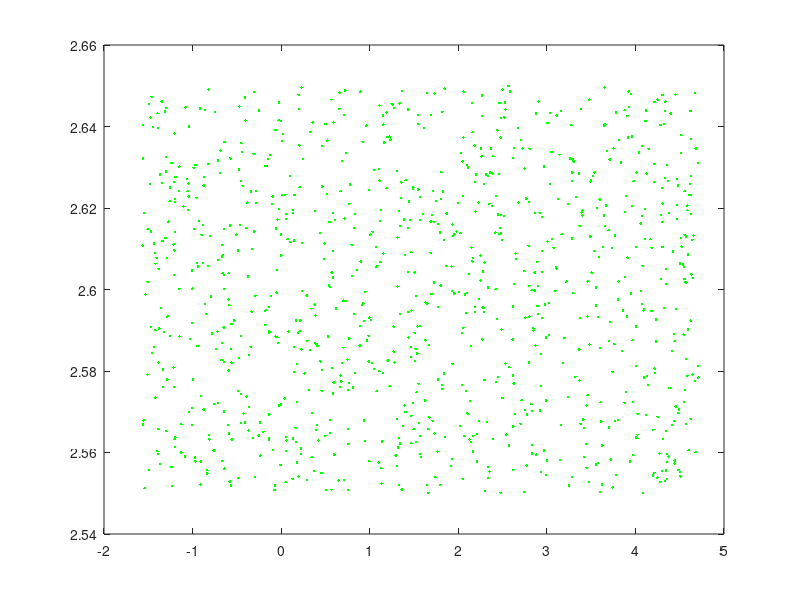

The MATLAB source for this figure: (Note: this script raises an error after producing the figure.)
% oscillator.m, low-gain FEL oscillator, V. Ziemann, 240829 
clear; close all; tic
addpath /home/ziemann/matlab/elliptic    % needed for elliptic12
mirror_losses=0.01;              % 0.01=1% extracted
a0=1e-8; phi=0; a=a0*exp(1i*phi);% initial amplitude and phase of laser
jcurr=1;                         % scaled current from Equation 10.32
x0=[pi/2,2.6]; dx=[2*pi,0.1];    % center and spread of distribution
N=1000;                          % number of particles
Omegas=sqrt(a0);                 % synchrotron frequency
axis_scale=[-pi/2,3*pi/2,-17,17];
figure('Name','FEL phase space')
ypos=0.95*axis_scale(3)+0.05*axis_scale(4); % where to place text
zeta=-pi/2:0.01:3*pi/2; separatrix=2*Omegas*cos(0.5*(zeta-pi/2+phi));
nstep=5; dt=1/nstep; tau=(1:nstep)/nstep; % steps along the undulator
Nrep=100;
data=zeros(Nrep,4);
for rep=1:Nrep
  hold off
  a00=abs(a);
  x1(:,1)=x0(1)+(rand(N,1)-0.5)*dx(1); % initial distribution
  x1(:,2)=x0(2)+(rand(N,1)-0.5)*dx(2); 
  plot(x1(:,1),x1(:,2),'g.')
  if (rep==1), dx0=dx(2); rms0=std(x1(:,2)); end
  hold on; % draw new image 
  for m=1:nstep      % one pass through the undulator
    Omegas=sqrt(abs(a)); phi=angle(a);   % needed for electron dynamics
    parfor k=1:N                         % update electron phase space
      x1(k,:)=pendulumtracker2_phase(x1(k,:),Omegas,phi,dt);
    end
    bf=sum(exp(-1i*x1(:,1)))/size(x1,1); % bunching factor <exp(-i*zeta)>
    a=a-jcurr*bf*dt;                     % update laser field, Eq. 10.32   
  end
  plot(x1(:,1),x1(:,2),'r.'); rms1=std(x1(:,2)); 
  a=a*(1-mirror_losses);
  title(['Iteration   ',num2str(rep),' of ',num2str(Nrep)])
  separatrix=2*Omegas*cos(0.5*(zeta-pi/2+phi));
  plot(zeta,separatrix,'k',zeta,-separatrix,'k'); 
  set(gca,'xtick',[-pi/2,0,pi/2,pi,3*pi/2],'fontsize',14, ...
      'xticklabels',{'-\pi/2','0','\pi/2','\pi','3\pi/2'}) 
  axis(axis_scale); xlabel('\zeta'); ylabel('\nu') 
  text(-pi/4,ypos,['abs(a) = ',num2str(abs(a),3),' '],'fontsize',16) 
  data(rep,1)=abs(a);
  data(rep,2)=angle(a)*180/pi;
  data(rep,3)=(abs(a)-a00)/a00;
  data(rep,4)=rms1/rms0; 
  pause(0.001);
  if (mod(rep,100)==0), toc; end
end
figure('Name','Evolution with time')
rep=1:Nrep;
subplot(4,1,1); plot(rep,data(:,1),'k','LineWidth',2); ylabel('abs(a)');
subplot(4,1,2); plot(rep,data(:,2),'k','LineWidth',2); ylabel('\phi [deg]');
subplot(4,1,3); plot(rep,data(:,3),'k','LineWidth',2); ylabel('Gain');
ylim([0,2]);
subplot(4,1,4); plot(rep,data(:,4),'k','LineWidth',2); ylabel('\sigma/\sigma_0');
xlabel('Iterations'); 